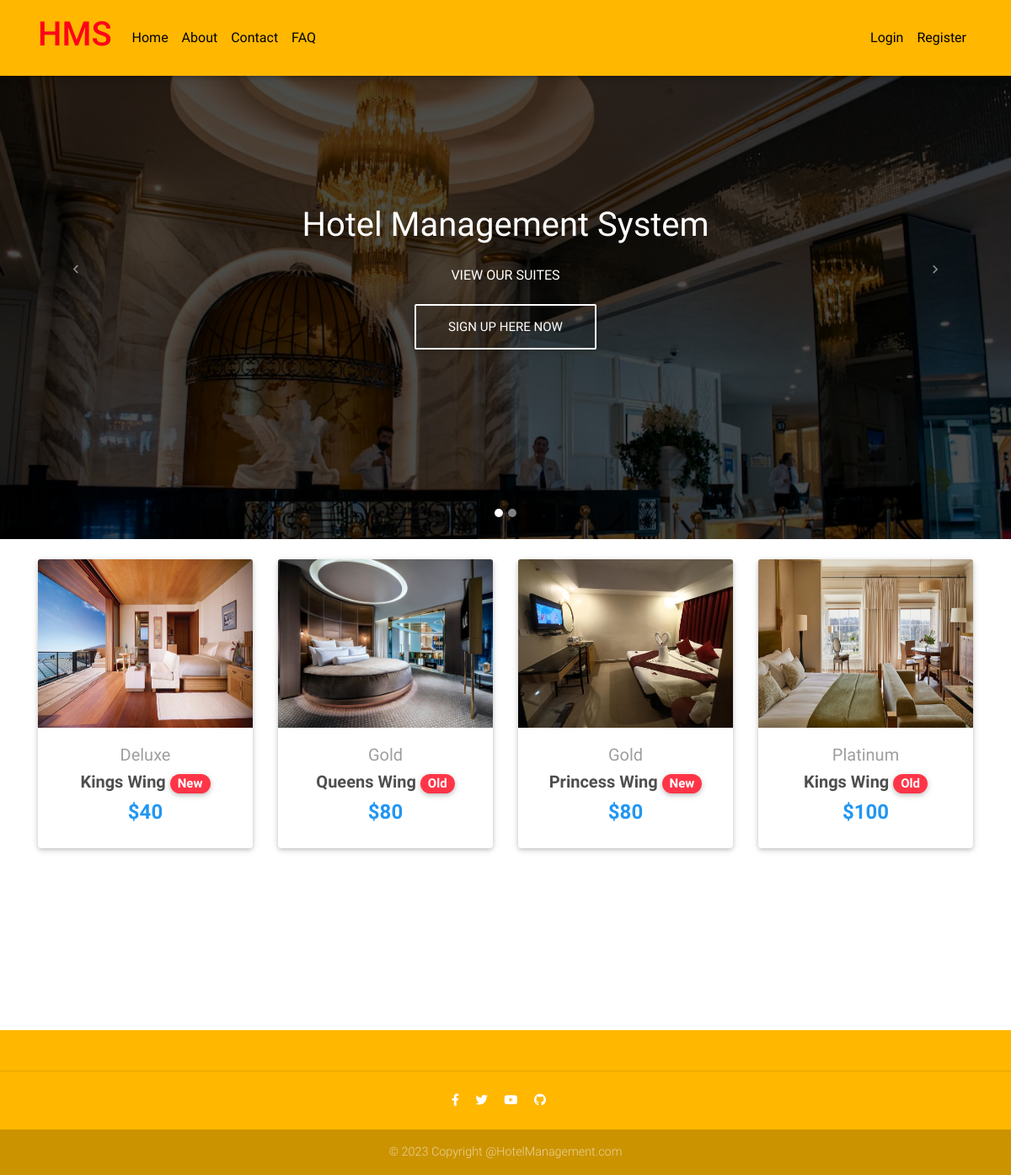
The page / on the database its author committed.
### app_core/models.py (models this page shows, shortened)
class Room(models.Model):
    user = models.ForeignKey(User, on_delete=models.CASCADE, null=True, blank=True)
    wing = models.ForeignKey(Wing, on_delete = models.CASCADE)
    package = models.ForeignKey(Package, on_delete = models.CASCADE)
    room_number = models.IntegerField(unique=True)
    room_tag = models.CharField(max_length = 10, default="NEW")
    condition = models.CharField(max_length=50)
    is_available = models.BooleanField(default=True)
    image1 = models.FileField(default="default.png")
    image2 = models.FileField(default="default.png")
    image3 = models.FileField(default="default.png")
    created_at = models.DateTimeField(auto_now = True)
    updated_at = models.DateTimeField(auto_now_add = True)

class Package(models.Model):
    name = models.CharField(max_length=20)
    description = models.CharField(max_length=20)
    charge = models.BigIntegerField()
    created_at = models.DateTimeField(auto_now = True)
    updated_at = models.DateTimeField(auto_now_add = True)

class Wing(models.Model):
    wing_manager = models.ForeignKey(WingManager, on_delete = models.CASCADE)
    wing_name = models.CharField(max_length = 50)
    wing_number = models.BigIntegerField(null = True)
    created_at = models.DateTimeField(auto_now = True)
    updated_at = models.DateTimeField(auto_now_add = True)

### app_core/views.py (the view)
# urls.py: path("", welcome_page, name="welcome-page"),
def welcome_page(request):
    suites = Room.objects.all()
    context = {"suites":suites}
    return render(request, "home.html", context)

### templates/home.html (shortened to what this page needs)
{% extends 'base.html' %}
{% block content %}
<div id="carousel-example-1z" class="carousel slide carousel-fade pt-4" data-ride="carousel">
    <ol class="carousel-indicators">
        <li data-target="#carousel-example-1z" data-slide-to="0" class="active"></li>
        <li data-target="#carousel-example-1z" data-slide-to="1"></li>
    </ol>
    <div class="carousel-inner" role="listbox">
    <div class="carousel-item active">
        <div class="view" style="background-image: url('../static/img/background3.png'); background-repeat: no-repeat; background-size: cover;">
        <div class="mask rgba-black-strong d-flex justify-content-center align-items-center">
            <div class="text-center white-text mx-5 wow fadeIn">
                <h1 class="mb-4">
                    <strong>Hotel Management System</strong>
                </h1>
                <p>
                    <strong>VIEW OUR SUITES</strong>
                </p>
                {% if request.user.is_authenticated %}
                <a href="{% url 'app:view-suites' %}" class="btn btn-outline-white btn-lg">Book Now!
                </a>
                {% else %}
                <a href="{% url 'register-user' %}" class="btn btn-outline-white btn-lg">Sign Up Here Now
                </a>
                {% endif %}
            </div>
        </div>
        </div>
    </div>
    </div>
    <a class="carousel-control-prev" href="#carousel-example-1z" role="button" data-slide="prev">
    <span class="carousel-control-prev-icon" aria-hidden="true"></span>
    </a>
    <a class="carousel-control-next" href="#carousel-example-1z" role="button" data-slide="next">
    <span class="carousel-control-next-icon" aria-hidden="true"></span>
    </a>
</div>
<main>
    <div class="container"><br>
    <section class="text-center mb-4">
        <div class="row wow fadeIn">
        {% for suite in suites %}
        <div class="col-lg-3 col-md-6 mb-4">
            <div class="card">
            <div class="view overlay">
                <img src="{{suite.image1}}" class="card-img-top" alt="" style="height:200px;">
            </div>
            <div class="card-body text-center">
                <a href="" class="grey-text">
                <h5>{{suite.package.name}}</h5>
                </a>
                <h5>
                <strong>
                    <a href="" class="dark-grey-text"> {{suite.wing.wing_name}} Wing
                    <span class="badge badge-pill danger-color">{{suite.room_tag}}</span>
                    </a>
                </strong>
                </h5>
                <h4 class="font-weight-bold blue-text">
                    <strong>${{suite.package.charge}}</strong>
                </h4>
            </div>
            </div>
        </div>
        {% endfor %}
        </div>
    </section>
    </div>
</main>
<br><br><br><br><br><br>
{% endblock content %}

### templates/base.html (style rules this page uses)
html, body, header, .carousel { height: 80vh; }

### rows shown on the page
Room: image1 (picture), package.name "Deluxe", wing.wing_name "Kings", room_tag "New", package.charge "40"
Room: image1 (picture), package.name "Gold", wing.wing_name "Queens", room_tag "Old", package.charge "80"
Room: image1 (picture), package.name "Gold", wing.wing_name "Princess", room_tag "New", package.charge "80"
Room: image1 (picture), package.name "Platinum", wing.wing_name "Kings", room_tag "Old", package.charge "100"
